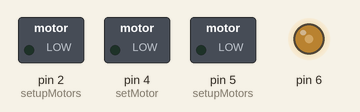
Simulated run of this sketch. Board: Arduino Uno, built with avr-gcc and run on an emulated ATmega328P. Shown: switched loads named in the sketch (green lamp = pin HIGH), output pins drawn as LEDs (lit = HIGH). What the sketch prints to the serial monitor is not drawn.

Above: at 0.1 s.
Timing chart, 0 to 1.6 s (numbered marks = the images above):
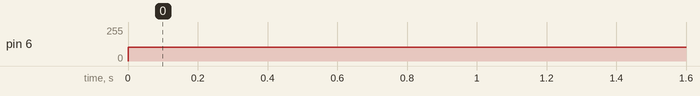

The sketch:

MOTORTEST.ino
```cpp
#include <avr/io.h>
#include <util/delay.h>

#define MOTOR_LEFT 0
#define MOTOR_RIGHT 1
#define FORWARD 1
#define BACKWARD -1

#define MOTOR_SPEED 255

void setupMotors() {
    // Set PD2 and PD4 as outputs for motor direction control
    DDRD |= (1 << PD2) | (1 << PD4);

    // Set PD5 (OC0B) and PD6 (OC0A) as outputs for PWM speed control
    DDRD |= (1 << PD5) | (1 << PD6);

    // Configure Timer0 for Fast PWM mode
    TCCR0A = (1 << WGM01) | (1 << WGM00);

    // Clear OC0A and OC0B on compare match, set at BOTTOM (non-inverting mode)
    TCCR0A |= (1 << COM0A1) | (1 << COM0B1);

    // Set prescaler to 64 (assuming a 16 MHz clock, this gives a PWM frequency of about 976.56 Hz)
    TCCR0B = (1 << CS01) | (1 << CS00);

    // Initialize PWM values to 0 (motors off)
    OCR0A = 0; // PWM for right motor (PD6)
    OCR0B = 0; // PWM for left motor (PD5)
}

void setMotor(uint8_t motor, double speed, int direction) {
    if (motor == MOTOR_LEFT) {
        OCR0B = speed * MOTOR_SPEED; // Set PWM duty cycle for left motor
        if (direction == FORWARD) {
            PORTD |= (1 << PD2);

        } else {

            PORTD &= ~(1 << PD2);
        }
    } else if (motor == MOTOR_RIGHT) {
        OCR0A = speed * MOTOR_SPEED; // Set PWM duty cycle for right motor
        if (direction == FORWARD) {

          PORTD &= ~(1 << PD4);
        } else {
          PORTD |= (1 << PD4);

        }
    }
}

void setup() {
  Serial.begin(9600);
    setupMotors(); // Call the motor setup function
     Serial.print("done");
}

void loop() {
        // Move forward at half speed for 2 seconds
    // // Move backward at half speed for 2 seconds

  //BACKWARD
  // setMotor(MOTOR_RIGHT, 0.4, BACKWARD);
  // setMotor(MOTOR_LEFT, 0.4, BACKWARD);
  // delay(350);
  // setMotor(MOTOR_RIGHT, 0, BACKWARD);
  // setMotor(MOTOR_LEFT, 0, BACKWARD);
  // delay(500);

  Serial.print("moving");
  //SMALL LEFT
  setMotor(MOTOR_RIGHT, 0.4, FORWARD);
  // setMotor(MOTOR_LEFT, 0.4, BACKWARD);
  // delay(350);
  // setMotor(MOTOR_RIGHT, 0, BACKWARD);
  // setMotor(MOTOR_LEFT, 0, BACKWARD);
  delay(500);

    // // Stop both motors for 2 seconds
    // setMotor(MOTOR_LEFT, 0, FORWARD);  // Stop left motor
    // setMotor(MOTOR_RIGHT, 0, FORWARD); // Stop right motor
    // _delay_ms(2000);                   // Wait for 2000 milliseconds (2 seconds)

}
```

Measured:
- by itself, pin 6: 0/255 → 102/255 at 0.00 s
